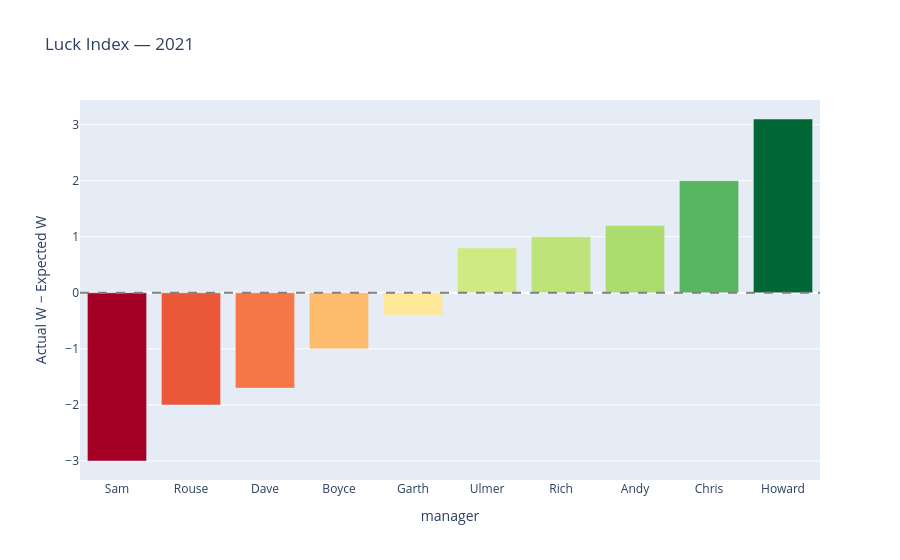
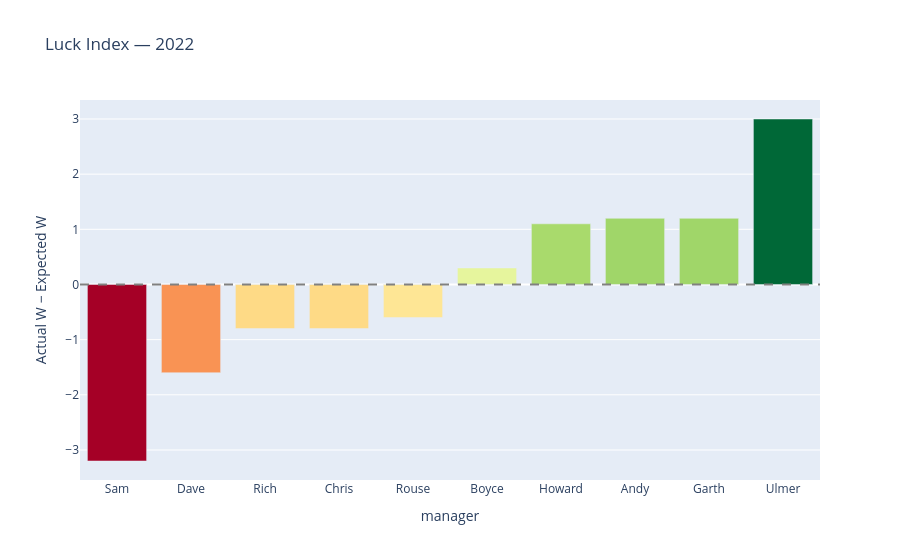
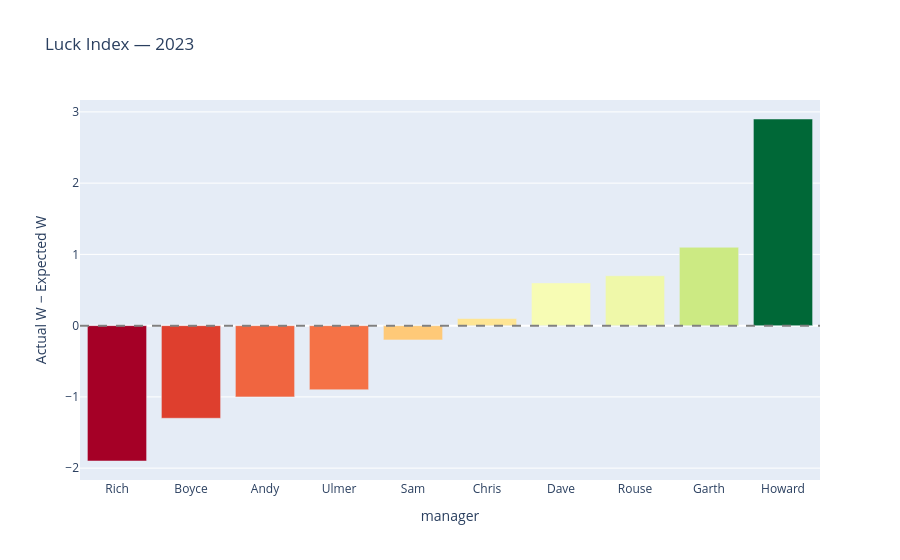
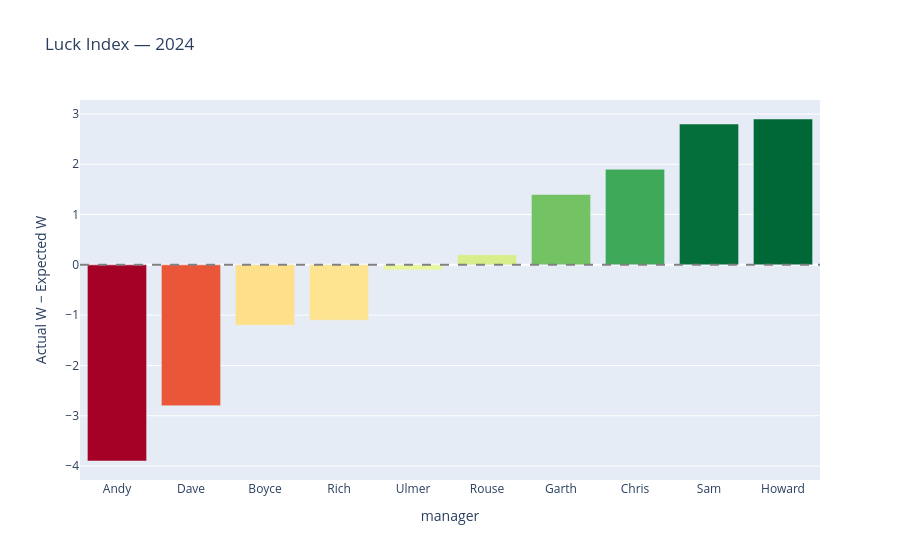

Notebook code for these charts, in order:
### Code cell
#selected_year = st.selectbox("Select year", sorted(luck['season'].unique(), reverse=True))
for year in [2021, 2022, 2023, 2024, 2025, 2026]:
    selected_year = year
    plot_df = luck[luck['season'] == selected_year].sort_values('luck_index')

    fig = px.bar(plot_df, x='manager', y='luck_index',
                color='luck_index', color_continuous_scale='RdYlGn',
                labels={'luck_index': 'Actual W − Expected W'},
                title=f"Luck Index — {selected_year}")
    fig.add_hline(y=0, line_color='gray', line_dash='dash')
    fig.update_coloraxes(showscale=False)
    fig.show()

### Figure 1 — Plotly figure (JSON) as saved in the notebook; plotly's stock layout.template omitted (floating-point values rounded to 4 significant figures)
{"data": [{"hovertemplate": "manager=%{x}<br>Actual W − Expected W=%{marker.color}<extra></extra>", "legendgroup": "", "marker": {"color": [-3.0, -2.0, -1.7, -1.0, -0.4, 0.8, 1.0, 1.2, 2.0, 3.1], "coloraxis": "coloraxis", "pattern": {"shape": ""}}, "name": "", "orientation": "v", "showlegend": false, "textposition": "auto", "type": "bar", "x": ["Sam", "Rouse", "Dave", "Boyce", "Garth", "Ulmer", "Rich", "Andy", "Chris", "Howard"], "xaxis": "x", "y": [-3.0, -2.0, -1.7, -1.0, -0.4, 0.8, 1.0, 1.2, 2.0, 3.1], "yaxis": "y"}], "layout": {"barmode": "relative", "coloraxis": {"colorbar": {"title": {"text": "Actual W − Expected W"}}, "colorscale": [[0, "rgb(165,0,38)"], [0.1, "rgb(215,48,39)"], [0.2, "rgb(244,109,67)"], [0.3, "rgb(253,174,97)"], [0.4, "rgb(254,224,139)"], [0.5, "rgb(255,255,191)"], [0.6, "rgb(217,239,139)"], [0.7, "rgb(166,217,106)"], [0.8, "rgb(102,189,99)"], [0.9, "rgb(26,152,80)"], [1, "rgb(0,104,55)"]], "showscale": false}, "legend": {"tracegroupgap": 0}, "shapes": [{"line": {"color": "gray", "dash": "dash"}, "type": "line", "x0": 0, "x1": 1, "xref": "x domain", "y0": 0, "y1": 0, "yref": "y"}], "title": {"text": "Luck Index — 2021"}, "xaxis": {"anchor": "y", "domain": [0, 1], "title": {"text": "manager"}}, "yaxis": {"anchor": "x", "domain": [0, 1], "title": {"text": "Actual W − Expected W"}}}}

### Figure 2 — Plotly figure (JSON) as saved in the notebook; plotly's stock layout.template omitted (floating-point values rounded to 4 significant figures)
{"data": [{"hovertemplate": "manager=%{x}<br>Actual W − Expected W=%{marker.color}<extra></extra>", "legendgroup": "", "marker": {"color": [-3.2, -1.6, -0.8, -0.8, -0.6, 0.3, 1.1, 1.2, 1.2, 3.0], "coloraxis": "coloraxis", "pattern": {"shape": ""}}, "name": "", "orientation": "v", "showlegend": false, "textposition": "auto", "type": "bar", "x": ["Sam", "Dave", "Rich", "Chris", "Rouse", "Boyce", "Howard", "Andy", "Garth", "Ulmer"], "xaxis": "x", "y": [-3.2, -1.6, -0.8, -0.8, -0.6, 0.3, 1.1, 1.2, 1.2, 3.0], "yaxis": "y"}], "layout": {"barmode": "relative", "coloraxis": {"colorbar": {"title": {"text": "Actual W − Expected W"}}, "colorscale": [[0, "rgb(165,0,38)"], [0.1, "rgb(215,48,39)"], [0.2, "rgb(244,109,67)"], [0.3, "rgb(253,174,97)"], [0.4, "rgb(254,224,139)"], [0.5, "rgb(255,255,191)"], [0.6, "rgb(217,239,139)"], [0.7, "rgb(166,217,106)"], [0.8, "rgb(102,189,99)"], [0.9, "rgb(26,152,80)"], [1, "rgb(0,104,55)"]], "showscale": false}, "legend": {"tracegroupgap": 0}, "shapes": [{"line": {"color": "gray", "dash": "dash"}, "type": "line", "x0": 0, "x1": 1, "xref": "x domain", "y0": 0, "y1": 0, "yref": "y"}], "title": {"text": "Luck Index — 2022"}, "xaxis": {"anchor": "y", "domain": [0, 1], "title": {"text": "manager"}}, "yaxis": {"anchor": "x", "domain": [0, 1], "title": {"text": "Actual W − Expected W"}}}}

### Figure 3 — Plotly figure (JSON) as saved in the notebook; plotly's stock layout.template omitted (floating-point values rounded to 4 significant figures)
{"data": [{"hovertemplate": "manager=%{x}<br>Actual W − Expected W=%{marker.color}<extra></extra>", "legendgroup": "", "marker": {"color": [-1.9, -1.3, -1.0, -0.9, -0.2, 0.1, 0.6, 0.7, 1.1, 2.9], "coloraxis": "coloraxis", "pattern": {"shape": ""}}, "name": "", "orientation": "v", "showlegend": false, "textposition": "auto", "type": "bar", "x": ["Rich", "Boyce", "Andy", "Ulmer", "Sam", "Chris", "Dave", "Rouse", "Garth", "Howard"], "xaxis": "x", "y": [-1.9, -1.3, -1.0, -0.9, -0.2, 0.1, 0.6, 0.7, 1.1, 2.9], "yaxis": "y"}], "layout": {"barmode": "relative", "coloraxis": {"colorbar": {"title": {"text": "Actual W − Expected W"}}, "colorscale": [[0, "rgb(165,0,38)"], [0.1, "rgb(215,48,39)"], [0.2, "rgb(244,109,67)"], [0.3, "rgb(253,174,97)"], [0.4, "rgb(254,224,139)"], [0.5, "rgb(255,255,191)"], [0.6, "rgb(217,239,139)"], [0.7, "rgb(166,217,106)"], [0.8, "rgb(102,189,99)"], [0.9, "rgb(26,152,80)"], [1, "rgb(0,104,55)"]], "showscale": false}, "legend": {"tracegroupgap": 0}, "shapes": [{"line": {"color": "gray", "dash": "dash"}, "type": "line", "x0": 0, "x1": 1, "xref": "x domain", "y0": 0, "y1": 0, "yref": "y"}], "title": {"text": "Luck Index — 2023"}, "xaxis": {"anchor": "y", "domain": [0, 1], "title": {"text": "manager"}}, "yaxis": {"anchor": "x", "domain": [0, 1], "title": {"text": "Actual W − Expected W"}}}}

### Figure 4 — Plotly figure (JSON) as saved in the notebook; plotly's stock layout.template omitted (floating-point values rounded to 4 significant figures)
{"data": [{"hovertemplate": "manager=%{x}<br>Actual W − Expected W=%{marker.color}<extra></extra>", "legendgroup": "", "marker": {"color": [-3.9, -2.8, -1.2, -1.1, -0.1, 0.2, 1.4, 1.9, 2.8, 2.9], "coloraxis": "coloraxis", "pattern": {"shape": ""}}, "name": "", "orientation": "v", "showlegend": false, "textposition": "auto", "type": "bar", "x": ["Andy", "Dave", "Boyce", "Rich", "Ulmer", "Rouse", "Garth", "Chris", "Sam", "Howard"], "xaxis": "x", "y": [-3.9, -2.8, -1.2, -1.1, -0.1, 0.2, 1.4, 1.9, 2.8, 2.9], "yaxis": "y"}], "layout": {"barmode": "relative", "coloraxis": {"colorbar": {"title": {"text": "Actual W − Expected W"}}, "colorscale": [[0, "rgb(165,0,38)"], [0.1, "rgb(215,48,39)"], [0.2, "rgb(244,109,67)"], [0.3, "rgb(253,174,97)"], [0.4, "rgb(254,224,139)"], [0.5, "rgb(255,255,191)"], [0.6, "rgb(217,239,139)"], [0.7, "rgb(166,217,106)"], [0.8, "rgb(102,189,99)"], [0.9, "rgb(26,152,80)"], [1, "rgb(0,104,55)"]], "showscale": false}, "legend": {"tracegroupgap": 0}, "shapes": [{"line": {"color": "gray", "dash": "dash"}, "type": "line", "x0": 0, "x1": 1, "xref": "x domain", "y0": 0, "y1": 0, "yref": "y"}], "title": {"text": "Luck Index — 2024"}, "xaxis": {"anchor": "y", "domain": [0, 1], "title": {"text": "manager"}}, "yaxis": {"anchor": "x", "domain": [0, 1], "title": {"text": "Actual W − Expected W"}}}}
